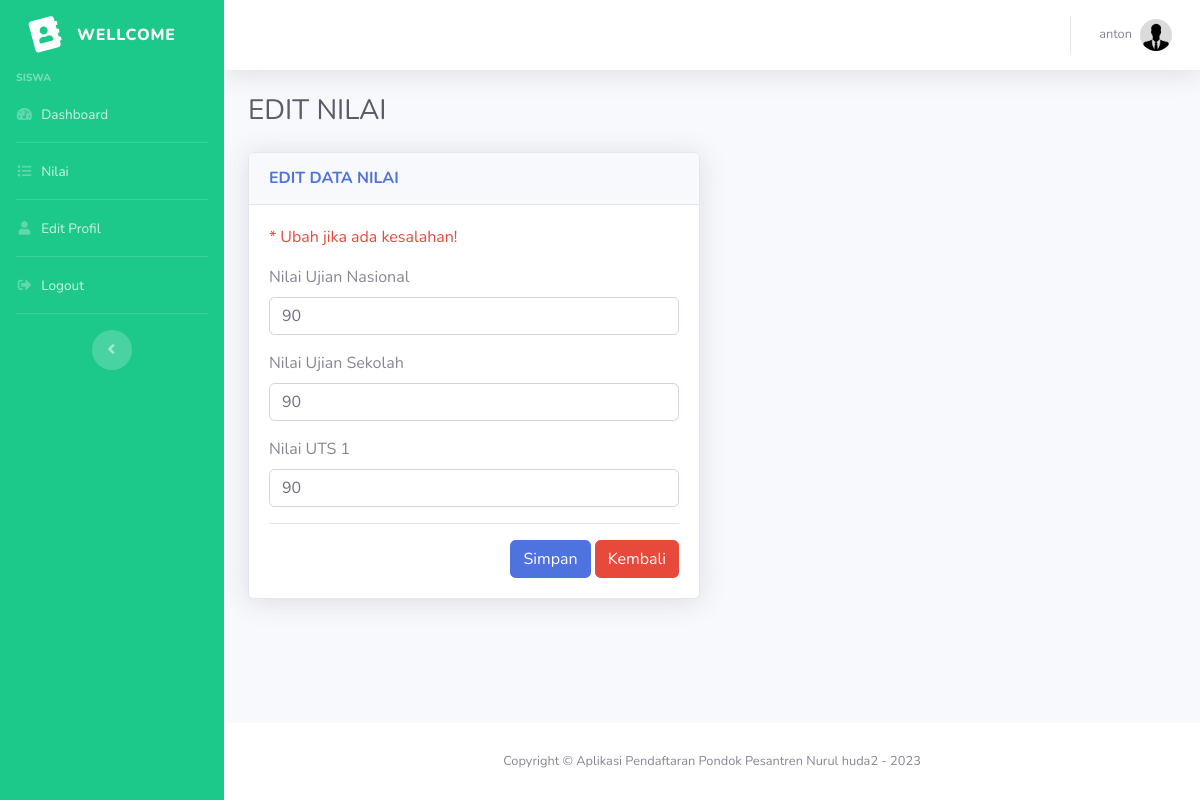
The app's page /siswa/nilai.php (signed in) with its own data.
### tables this page shows
CREATE TABLE `nilai` (
  `id` int(11) NOT NULL,
  `nilai_un` double DEFAULT NULL,
  `nilai_us` double DEFAULT NULL,
  `nilai_uts_1` double NOT NULL,
  `status` int(1) NOT NULL,
  `pendaftar_id` int(11) DEFAULT NULL
);

### config/auto_load.php (called while the page is built, shortened)
<?php
$base_url = "http://localhost/pendaftaran";
?>

### siswa/nilai_control.php (called while the page is built, shortened)
<?php
$id_user = $_SESSION['id_users'];
$sql_pendaftar = "SELECT * FROM pendaftar where users_id = '$id_user'";
$result_pendaftar = mysqli_query($koneksi, $sql_pendaftar);
if(mysqli_num_rows($result_pendaftar)){
    $data_pendaftar = mysqli_fetch_array($result_pendaftar);
    $id_pendaftar = $data_pendaftar['id'];
    $sql_nilai = "SELECT * FROM nilai where pendaftar_id = '$id_pendaftar'";
    $result_nilai = mysqli_query($koneksi, $sql_nilai);
    if(mysqli_num_rows($result_nilai)) {
        $data_nilai = mysqli_fetch_array($result_nilai);
    } else  {
    }
}
?>

### siswa/nilai.php (the view, shortened to what this page needs)
<?php include('../config/auto_load.php'); ?>
<?php include('nilai_control.php'); ?>
<?php include('../template/header.php'); ?>
<div class="container-fluid">
  <h1 class="h3 mb-4 text-gray-800">EDIT NILAI</h1>
  <div class="row">
  <div class="col-md-6">
      <div class="card shadow mb-4">
        <div class="card-header py-3">
          <h6 class="m-0 font-weight-bold text-primary">EDIT DATA NILAI</h6>
        </div>
        <div class="card-body">
            <p class="text-danger">* Ubah jika ada kesalahan!</p>
            <form class="user" method="POST" action="<?= $base_url ?>/siswa/nilai.php">
                <div class="form-group">
                    <label for="un">Nilai Ujian Nasional</label>
                    <input type="text" class="form-control" id="un" placeholder="Masukkan Nilai Ujian Nasional" name="un" value="<?php if(isset($data_nilai['nilai_un'])) { echo $data_nilai['nilai_un']; } ?>">
                </div>
                <div class="form-group">
                    <label for="us">Nilai Ujian Sekolah</label>
                    <input type="text" class="form-control" id="us" placeholder="Masukkan Nilai Ujian Sekolah" name="us" value="<?php if(isset($data_nilai['nilai_us'])) { echo $data_nilai['nilai_us']; } ?>">
                </div>
                <div class="form-group">
                    <label for="uts_1">Nilai UTS 1</label>
                    <input type="text" class="form-control" id="uts_1" placeholder="Masukkan Nilai Ujian Sekolah" name="uts_1" value="<?php if(isset($data_nilai['nilai_uts_1'])) { echo $data_nilai['nilai_uts_1']; } ?>">
                </div>
                <hr>
                <div class="text-right">
                    <button type="submit" name="btn_simpan" value="simpan_nilai" class="btn btn-primary">Simpan</button>
                    <a href="dashboard.php" class="btn btn-danger">Kembali</a>
                </div>
            </form>
        </div>
      </div>
    </div>
  </div>
</div>
<?php include('../template/footer.php'); ?>

### records on screen
nilai: un "90", us "90", uts_1 "90"

### other values on screen
$_SESSION['level'] "SISWA"
$_SESSION['nama'] "anton"
